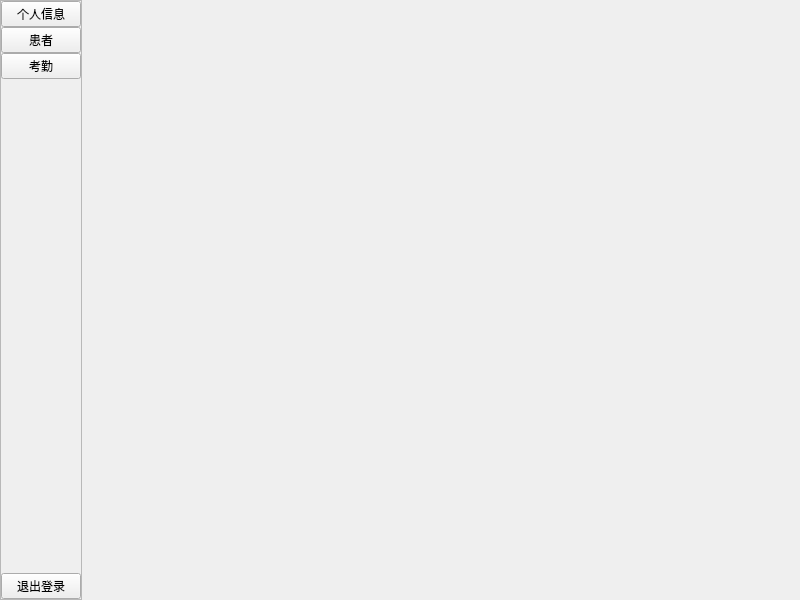
<?xml version="1.0" encoding="UTF-8"?>
<ui version="4.0">
 <class>DoctorClient</class>
 <widget class="QMainWindow" name="DoctorClient">
  <property name="geometry">
   <rect>
    <x>0</x>
    <y>0</y>
    <width>800</width>
    <height>600</height>
   </rect>
  </property>
  <property name="windowTitle">
   <string>医生客户端</string>
  </property>
  <widget class="QWidget" name="centralwidget">
   <layout class="QHBoxLayout" name="horizontalLayout">
    <property name="spacing">
     <number>0</number>
    </property>
    <property name="leftMargin">
     <number>0</number>
    </property>
    <property name="topMargin">
     <number>0</number>
    </property>
    <property name="rightMargin">
     <number>0</number>
    </property>
    <property name="bottomMargin">
     <number>0</number>
    </property>
    <item>
     <widget class="QFrame" name="SideBarFrame">
      <property name="styleSheet">
       <string notr="true"/>
      </property>
      <property name="frameShape">
       <enum>QFrame::StyledPanel</enum>
      </property>
      <property name="frameShadow">
       <enum>QFrame::Raised</enum>
      </property>
      <layout class="QVBoxLayout" name="verticalLayout_2">
       <property name="spacing">
        <number>0</number>
       </property>
       <property name="leftMargin">
        <number>0</number>
       </property>
       <property name="topMargin">
        <number>0</number>
       </property>
       <property name="rightMargin">
        <number>0</number>
       </property>
       <property name="bottomMargin">
        <number>0</number>
       </property>
       <item>
        <layout class="QVBoxLayout" name="verticalLayout">
         <property name="spacing">
          <number>0</number>
         </property>
         <property name="leftMargin">
          <number>0</number>
         </property>
         <property name="topMargin">
          <number>0</number>
         </property>
         <property name="rightMargin">
          <number>0</number>
         </property>
         <property name="bottomMargin">
          <number>0</number>
         </property>
         <item>
          <widget class="QPushButton" name="InfoBtn">
           <property name="sizePolicy">
            <sizepolicy hsizetype="Fixed" vsizetype="Fixed">
             <horstretch>0</horstretch>
             <verstretch>0</verstretch>
            </sizepolicy>
           </property>
           <property name="text">
            <string>个人信息</string>
           </property>
          </widget>
         </item>
         <item>
          <widget class="QPushButton" name="PatientBtn">
           <property name="sizePolicy">
            <sizepolicy hsizetype="Fixed" vsizetype="Fixed">
             <horstretch>0</horstretch>
             <verstretch>0</verstretch>
            </sizepolicy>
           </property>
           <property name="text">
            <string>患者</string>
           </property>
          </widget>
         </item>
         <item>
          <widget class="QPushButton" name="AttendanceBtn">
           <property name="sizePolicy">
            <sizepolicy hsizetype="Fixed" vsizetype="Fixed">
             <horstretch>0</horstretch>
             <verstretch>0</verstretch>
            </sizepolicy>
           </property>
           <property name="text">
            <string>考勤</string>
           </property>
          </widget>
         </item>
         <item>
          <spacer name="verticalSpacer">
           <property name="orientation">
            <enum>Qt::Vertical</enum>
           </property>
           <property name="sizeHint" stdset="0">
            <size>
             <width>20</width>
             <height>40</height>
            </size>
           </property>
          </spacer>
         </item>
         <item>
          <widget class="QPushButton" name="LogoutBtn">
           <property name="text">
            <string>退出登录</string>
           </property>
          </widget>
         </item>
        </layout>
       </item>
      </layout>
     </widget>
    </item>
    <item>
     <widget class="QStackedWidget" name="stackedWidget">
      <property name="styleSheet">
       <string notr="true"/>
      </property>
      <property name="currentIndex">
       <number>-1</number>
      </property>
     </widget>
    </item>
   </layout>
  </widget>
 </widget>
 <resources/>
 <connections/>
</ui>
